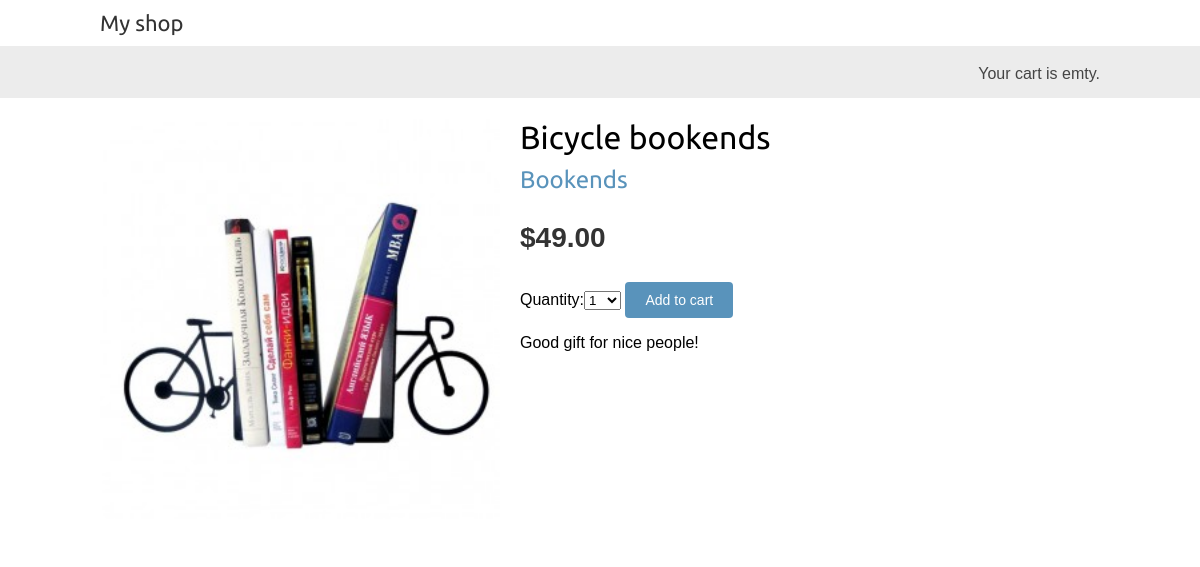
Screenshot of /3/bicycle-bookends/ with the database file from the repository.
### shop/models.py (models this page shows, shortened)
class Product(models.Model):
    category = models.ForeignKey(Category, related_name='products')
    name = models.CharField(max_length=200, db_index=True)
    slug = models.SlugField(max_length=200, db_index=True)
    image = models.ImageField(upload_to='products/%Y/%m/%d', blank=True)
    description = models.TextField(blank=True)
    price = models.DecimalField(max_digits=10, decimal_places=2)
    stock = models.PositiveIntegerField()
    available = models.BooleanField(default=True)
    created = models.DateTimeField(auto_now_add=True)
    updated = models.DateTimeField(auto_now=True)
    class Meta:
        ordering = ('name',)
        index_together = (('id', 'slug'),)

class Category(models.Model):
    name = models.CharField(max_length=200, db_index=True)
    slug = models.SlugField(max_length=200, db_index=True, unique=True)
    class Meta:
        ordering = ('name',)
        verbose_name = 'category'
        verbose_name_plural = 'categories'
    def __str__(self):
        return self.name
    def get_absolute_url(self):
        return reverse('shop:product_list_by_category',
                        args=[self.slug])

### shop/views.py (the view)
# urls.py: url(r'^(?P<id>\d+)/(?P<slug>[-\w]+)/$', views.product_detail, name='product_detail'),
def product_detail(request, id, slug):
    product = get_object_or_404(Product,
                                id=id,
                                slug=slug,
                                available=True)
    cart_product_form = CartAddProductForm()
    return render(request,
                'shop/product/detail.html',
                {'product': product,
                'cart_product_form': cart_product_form})

### cart/forms.py
class CartAddProductForm(forms.Form):
    quantity = forms.TypedChoiceField(choices=PRODUCT_QUANTITY_CHOICES, coerce=int)
    update = forms.BooleanField(required=False, initial=False, widget=forms.HiddenInput)

### cart/cart.py (called while the page is built)
    def __len__(self):
        return sum(item['quantity'] for item in self.cart.values())

### cart/context_processors.py (called while the page is built)
def cart(request):
    return {'cart': Cart(request)}

### shop/templates/shop/product/detail.html (shortened to what this page needs)
{% extends "shop/base.html" %}
{% load static %}
{% block content %}
  <div class="product-detail">
    <img src="{% if product.image %}{{ product.image.url }}{% else %}{% static "img/no_image.png" %}{% endif %}">
    <h1>{{ product.name }}</h1>
    <h2><a href="{{ product.category.get_absolute_url }}">{{ product.category }}</a></h2>
    <p class="price">${{ product.price }}</p>
    <form action="{% url "cart:cart_add" product.id %}" method="post">
      {{ cart_product_form }}
      <input type="submit" value='Add to cart'>
    </form>
      {{ product.description|linebreaks }}
  </div>
{% endblock %}

### shop/static/css/base.css (style rules this page uses)
body { margin:0; padding:0; font-family:helvetica, sans-serif; }
h1, h2, h3, h4, h5 , h6 { font-family: 'Ubuntu', sans-serif; font-weight:normal; }
a { text-decoration:none; color:#5993bb; }
a.button, input[type="submit"] { color:#fff; background:#5993bb; border-radius:4px; padding:10px 20px; font-size:14px; border:0; }
.product-detail { text-align:justify; }
.product-detail .price { color:#333; font-size:28px; font-weight:bold; }
.product-detail img { width:40%; float:left; padding:0 20px 20px 0; }
.product-detail h1 { margin-bottom:0; }
.product-detail h2 { margin-top:10px; }

### rows the page displays
Product: image (picture), name "Bicycle bookends", category "Bookends", price "49.00", description "Good gift for nice people!"
